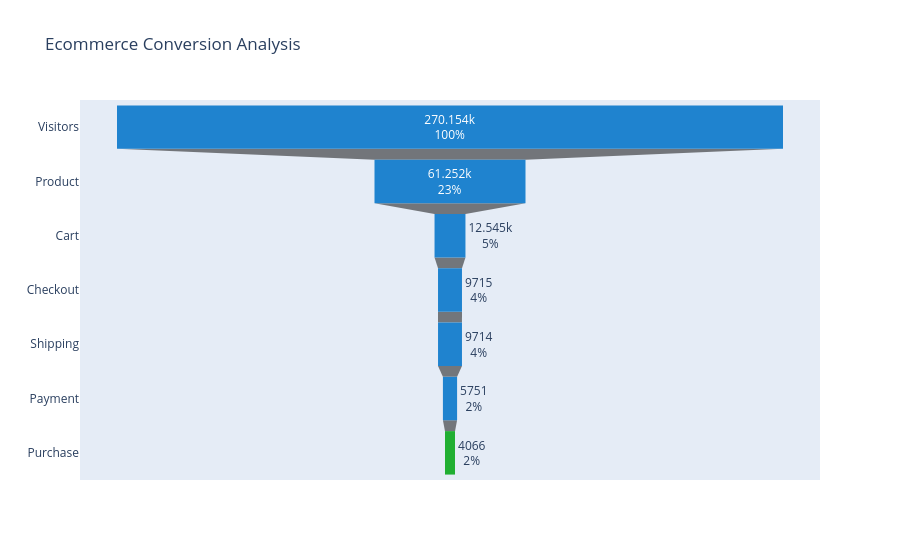

The cell this chart's notebook holds for it:
### Markdown cell above
Let us construct the following funnel:
- `session_start` → `view_item` → `add_to_cart` → `begin_checkout` → `add_shipping` → `add_payment` → `purchase`
<br>
<br>
    - There is an issue with the `session_start` event that was fixed in Nov. 2nd, 2023. This dataset is from 2020-2021. To avoid this issue, the funnel will start with the total number of users rather than the `session_start` event. (See: https://tanelytics.com/ga4-session_start-and-first_visit-events/).
<br>
<br>
- Number_of_users → `view_item` → `add_to_cart` → `begin_checkout` → `add_shipping` → `add_payment` → `purchase`

### Code cell
import plotly
event_funnel = transformed_events.groupby(['event_name'])['user_pseudo_id'].nunique().reset_index().reset_index(drop=True).rename(columns={'user_pseudo_id': 'unique_user_count'})
event_funnel.loc[len(event_funnel)] = ['total_users', raw_events['user_pseudo_id'].nunique()]
event_funnel = event_funnel[event_funnel['event_name'].isin([
    'total_users','view_item', 'add_to_cart', 'begin_checkout', 'add_shipping_info', 'add_payment_info', 'purchase'])
    ].sort_values('unique_user_count', ascending=False)

import plotly.graph_objects as go

stages = ['Visitors', 'Product', 'Cart', 'Checkout', 'Shipping', 'Payment', 'Purchase']

values = event_funnel['unique_user_count'].tolist()

fig = go.Figure(go.Funnel(
    y=stages,
    x=values,
    textinfo='value+percent initial',
    marker={"color": ["#1f83cf", "#1f83cf", "#1f83cf", 
                      "#1f83cf", "#1f83cf", "#1f83cf", "#21af32"]}
))


fig.update_layout(
    title="Ecommerce Conversion Analysis",
    font_size=12
)

fig

### Figure 1 — Plotly figure (JSON) as saved in the notebook; plotly's stock layout.template omitted (floating-point values rounded to 4 significant figures)
{"data": [{"marker": {"color": ["#1f83cf", "#1f83cf", "#1f83cf", "#1f83cf", "#1f83cf", "#1f83cf", "#21af32"]}, "textinfo": "value+percent initial", "type": "funnel", "x": [270154, 61252, 12545, 9715, 9714, 5751, 4066], "y": ["Visitors", "Product", "Cart", "Checkout", "Shipping", "Payment", "Purchase"]}], "layout": {"font": {"size": 12}, "title": {"text": "Ecommerce Conversion Analysis"}}}
